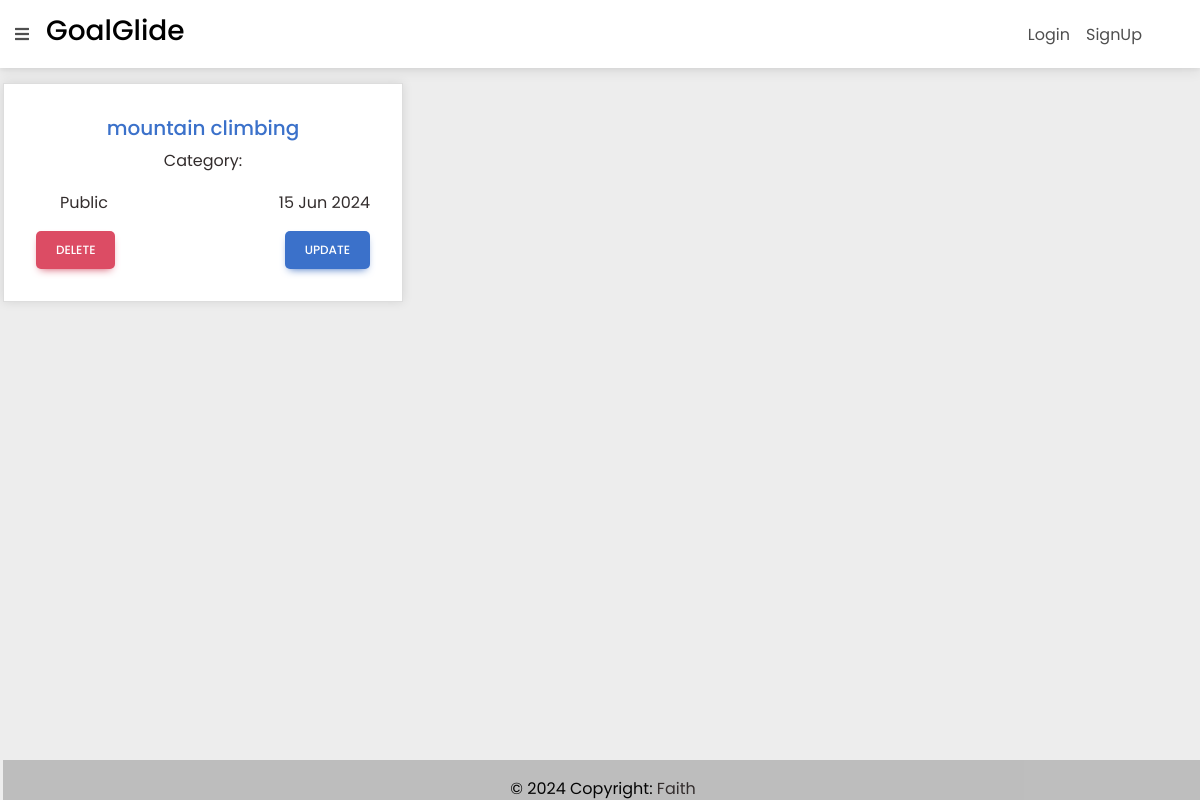
Page /goals/goaldetail/12/ on the committed database.
### goals/models.py (models this page shows, shortened)
class Goal(models.Model):
    user = models.ForeignKey(User, on_delete=models.CASCADE, default=None)
    name = models.CharField(max_length=200)
    visibility = models.CharField(choices = VISIBILITY_CHOICES,max_length=20,default='Private')
    status = models.CharField(choices = STATUS_CHOICES,max_length=20,default='Not Started')
    target_date = models.DateTimeField()
    slug = models.SlugField()
    class Meta:
        ordering = ('-target_date', )

### goals/views.py (the view)
# urls.py: path('goaldetail/<int:pk>/',views.GoalDetailView.as_view(),name = "goal-detail"),
class GoalDetailView(DetailView):
    model = Goal
    template_name = "goals/goaldetail.html"
    context_object_name = 'goal'

### goals/templates/goals/goaldetail.html
{% extends 'goals/base.html' %}
{% block content %}
<div>
    <div class="goal text-center mt-2 justify-content-between">
        <h5 class="text-primary">{{ object.name }}</h5>
        <div class="card-body text-dark">
            <p>Category: {{ object.category }}</p>
            <div class="visibility d-flex justify-content-between">
                <p class="d-flex"><box-icon name='low-vision'></box-icon>{{ object.get_visibility_display }}</p>
                <p class="d-flex"><box-icon name='radar'></box-icon>{{ object.target_date|date:"d M Y" }}</p>
            </div>
        </div>
        <div class="d-flex justify-content-between">
            <a href="{% url 'delete-goal' goal.id %}" class="btn btn-danger">Delete</a>
            <a href="{% url 'update-goal' goal.id %}" class="btn btn-primary">Update</a>
        </div>
    </div>
</div>
{% endblock content %}

### goals/static/goals/goals.css (style rules this page uses)
* { margin: 0; padding: 0; box-sizing: border-box; border: none; outline: none; scroll-behavior: smooth; font-family: Poppins,sans-serif; }
:root { --bg-color: #081b29; --second-bg-color: #112e42; --text-color: #ededed; --main-color: #00abf0; }
body { background-color: var(--text-color); padding: 3px; }
.btn { padding: 10px 20px; border: none; border-radius: 5px; cursor: pointer; }
.goal { max-width: 25rem; margin-bottom: 5px; padding: 2rem; background-color: #fff; border: 1px solid #ddd; box-shadow: 0 0 10px rgba(0, 0, 0, 0.1); }

### rows in the picture
Goal: name "mountain climbing", visibility "Public", target_date "15 Jun 2024"
